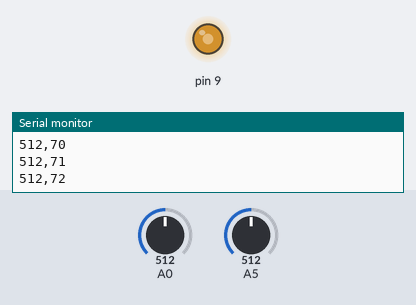
This sketch was run on a simulated Arduino Uno, built with avr-gcc and run on an emulated ATmega328P. Shown: output pins drawn as LEDs (lit = HIGH), the last lines printed to the serial monitor. The inputs (shaded band) are chosen by the test bench; at power-on: A5 = 512, A0 = 512.

Above: at 1.2 s.
1.3 s: A5 set to 716
At 2.5 s:
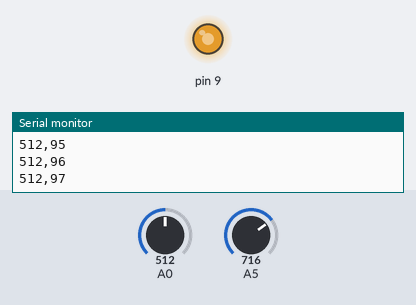
2.8 s: A5 set to 306
At 3.6 s:
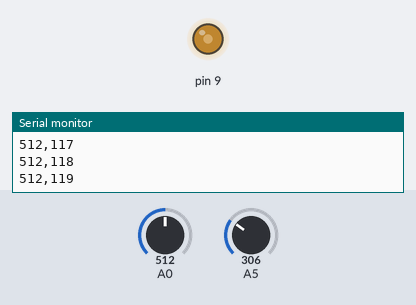
4.3 s: A5 set to 40
At 4.9 s:
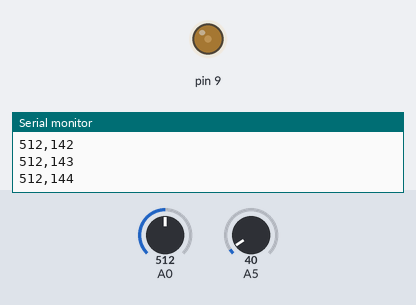
Timing chart, 0 to 7.3 s (numbered marks = the images above; inputs shaded):
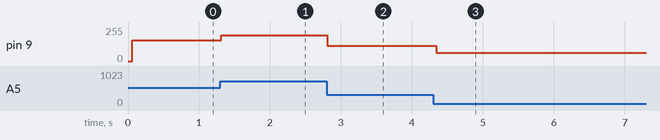

Measured:
- after the input at 1.3 s, pin 9: 155/255 → 194/255 at once
- after the input at 2.8 s, pin 9: 194/255 → 114/255 at once
- after the input at 4.3 s, pin 9: 114/255 → 62/255 after 0.05 s

The sketch:

LED_LDR_caliburator.ino
```cpp
int avg1;
int avg2;
int sampleSize=10;

int LDRval;
int POTval;
int LEDval;

int cnt=50;
long previousMillis;

long writingMillis = 500;

// the setup routine runs once when you press reset:
void setup() {
  // initialize serial communication at 9600 bits per second:
  Serial.begin(9600);
  avg1=analogRead(A0);
  avg2=analogRead(A5);

  pinMode(9,OUTPUT);
}

// the loop routine runs over and over again forever:
void loop() {

  // read the LDR
  LDRval = analogRead(A0);
  avg1 = (avg1*(sampleSize-1)+LDRval)/sampleSize;
  LDRval = avg1;
  //LDRval = map(LDRval,74,355,70,240);


  long current = millis();

  if (current - previousMillis >50){
previousMillis = current;
 cnt++;
 cnt=cnt%256;
  // read the POT and control the LED intensity
  POTval = analogRead(A5);
  //avg2 = (avg2*(sampleSize-1)+POTval)/sampleSize;
  //POTval= avg2;
  LEDval = map (POTval,0,1023,55,255);
  analogWrite(9,LEDval);
  //analogWrite(9,cnt);
  }

if (current - writingMillis > 50){
  writingMillis = current;
    // print out the value you read:
//  Serial.print(1023);
//  Serial.print(",");
//  Serial.print(0);
//  Serial.print(",");
  Serial.print(LDRval);
   Serial.print(",");
  Serial.print(cnt);
  Serial.println();
  }


  delay(10);        // delay in between reads for stability
}
```
